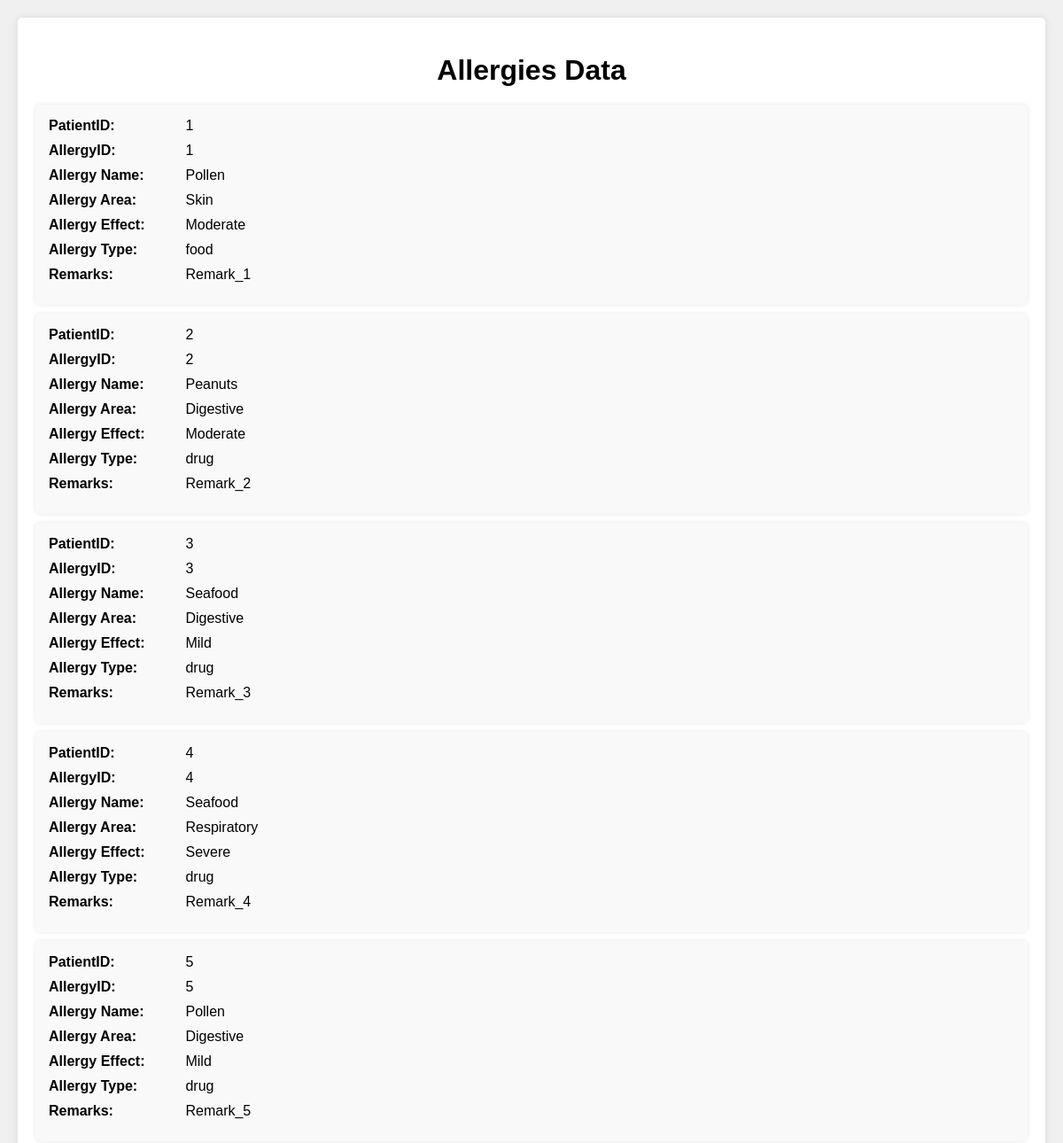
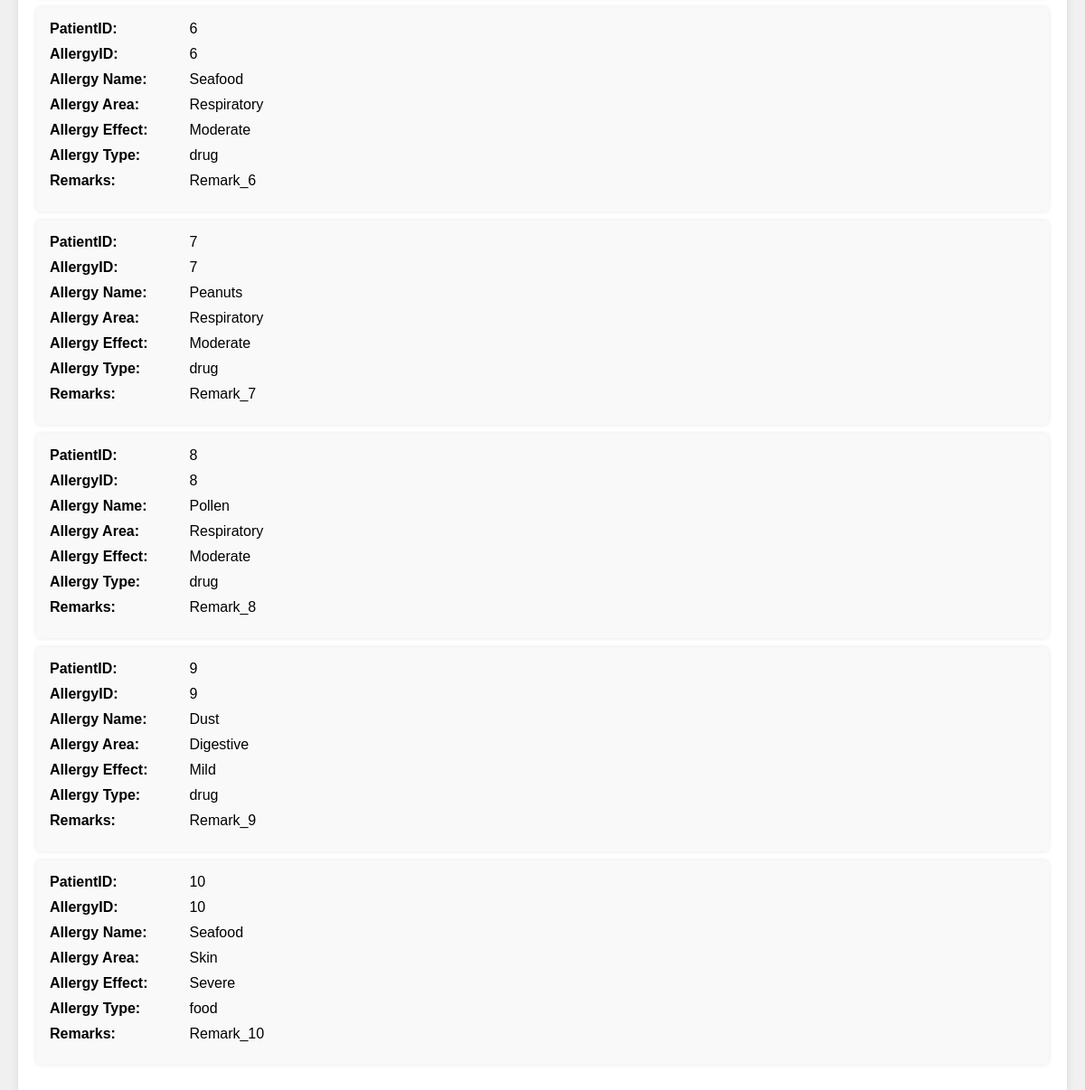
/allergies, run on the app's committed database (2 pictures, top to bottom).
### tables this page shows
CREATE TABLE Allergies (
                AllergyID INTEGER PRIMARY KEY AUTOINCREMENT,
                PatientID INTEGER,
                AllergyName TEXT,
                AllergyArea TEXT,
                AllergyEffect TEXT,
                AllergyType TEXT CHECK (AllergyType IN ('food', 'drug')),
                image BLOB,
                remarks TEXT
            );

### app.py (the view)
@app.route('/allergies', methods=['GET'])
def fetch_allergies():
    conn = get_db_connection(2)
    cursor = conn.cursor()
    cursor.execute("SELECT * FROM Allergies")
    rows = cursor.fetchall()
    cursor.close()
    conn.close()
    return render_template('allergies.html', rows=rows)

### database.py (called while the page is built)
def get_db_connection(database):
    if database == 1:
        conn = sqlite3.connect('Details.db')
        conn.row_factory = sqlite3.Row
        return conn
    elif database == 2:
        conn = sqlite3.connect('History.db')
        conn.row_factory = sqlite3.Row
        return conn

### templates/allergies.html (shortened to what this page needs)
<!DOCTYPE html>
<html lang="en">
<head>
    <link rel="stylesheet" href="{{ url_for('static', filename='style.css') }}">
</head>
<body>
    <div class="container">
        <h1>Allergies Data</h1>
        {% for row in rows %}
        <div class="record">
            <div><strong>PatientID:</strong> {{ row['PatientID'] }}</div>
            <div><strong>AllergyID:</strong> {{ row['AllergyID'] }}</div>
            <div><strong>Allergy Name:</strong> {{ row['AllergyName'] }}</div>
            <div><strong>Allergy Area:</strong> {{ row['AllergyArea'] }}</div>
            <div><strong>Allergy Effect:</strong> {{ row['AllergyEffect'] }}</div>
            <div><strong>Allergy Type:</strong> {{ row['AllergyType'] }}</div>
            <div><strong>Remarks:</strong> {{ row['remarks'] }}</div>
        </div>
        {% endfor %}
    </div>
</body>
</html>

### static/style.css (style rules this page uses)
body { font-family: Arial, sans-serif; background-color: #f0f0f0; margin: 0; padding: 20px; }
.container { background-color: #fff; padding: 20px; border-radius: 5px; box-shadow: 0 0 10px rgba(0, 0, 0, 0.1); }
h1 { text-align: center; margin-bottom: 20px; }
.record { background-color: #f9f9f9; padding: 15px; border-radius: 5px; margin-bottom: 10px; box-shadow: 0 0 5px rgba(0, 0, 0, 0.1); }
.record div { margin-bottom: 10px; }
.record div strong { display: inline-block; width: 150px; }

### data on the page
Allergies: PatientID "1", AllergyID "1", AllergyName "Pollen", AllergyArea "Skin", AllergyEffect "Moderate", AllergyType "food", remarks "Remark_1"
Allergies: PatientID "2", AllergyID "2", AllergyName "Peanuts", AllergyArea "Digestive", AllergyEffect "Moderate", AllergyType "drug", remarks "Remark_2"
Allergies: PatientID "3", AllergyID "3", AllergyName "Seafood", AllergyArea "Digestive", AllergyEffect "Mild", AllergyType "drug", remarks "Remark_3"
Allergies: PatientID "4", AllergyID "4", AllergyName "Seafood", AllergyArea "Respiratory", AllergyEffect "Severe", AllergyType "drug", remarks "Remark_4"
Allergies: PatientID "5", AllergyID "5", AllergyName "Pollen", AllergyArea "Digestive", AllergyEffect "Mild", AllergyType "drug", remarks "Remark_5"
Allergies: PatientID "6", AllergyID "6", AllergyName "Seafood", AllergyArea "Respiratory", AllergyEffect "Moderate", AllergyType "drug", remarks "Remark_6"
Allergies: PatientID "7", AllergyID "7", AllergyName "Peanuts", AllergyArea "Respiratory", AllergyEffect "Moderate", AllergyType "drug", remarks "Remark_7"
Allergies: PatientID "8", AllergyID "8", AllergyName "Pollen", AllergyArea "Respiratory", AllergyEffect "Moderate", AllergyType "drug", remarks "Remark_8"
Allergies: PatientID "9", AllergyID "9", AllergyName "Dust", AllergyArea "Digestive", AllergyEffect "Mild", AllergyType "drug", remarks "Remark_9"
Allergies: PatientID "10", AllergyID "10", AllergyName "Seafood", AllergyArea "Skin", AllergyEffect "Severe", AllergyType "food", remarks "Remark_10"
